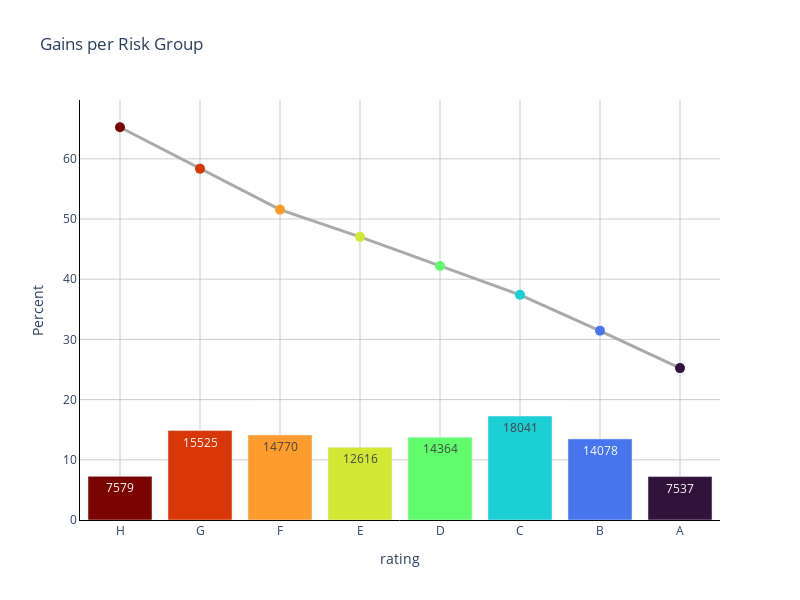

The cell this chart's notebook holds for it:
### Code cell
project.LogisticRegression_1.rating.plot_gains_per_risk_group()

### Figure 1 — Plotly figure (JSON) as saved in the notebook; plotly's stock layout.template omitted (floating-point values rounded to 4 significant figures)
{"data": [{"line": {"color": "#AAAAAA", "width": 3}, "mode": "lines", "showlegend": false, "type": "scatter", "x": ["H", "G", "F", "E", "D", "C", "B", "A"], "y": [65.25, 58.37, 51.56, 47.04, 42.2, 37.41, 31.43, 25.24]}, {"marker": {"color": ["rgb(122, 4, 2)", "rgb(217, 56, 6)", "rgb(254, 155, 45)", "rgb(209, 232, 52)", "rgb(97, 252, 108)", "rgb(27, 207, 212)", "rgb(70, 117, 237)", "rgb(48, 18, 59)"], "size": 10}, "mode": "markers", "name": "A", "showlegend": false, "type": "scatter", "x": ["H", "G", "F", "E", "D", "C", "B", "A"], "y": [65.25, 58.37, 51.56, 47.04, 42.2, 37.41, 31.43, 25.24]}, {"marker": {"color": ["rgb(122, 4, 2)", "rgb(217, 56, 6)", "rgb(254, 155, 45)", "rgb(209, 232, 52)", "rgb(97, 252, 108)", "rgb(27, 207, 212)", "rgb(70, 117, 237)", "rgb(48, 18, 59)"]}, "name": "A", "showlegend": false, "text": [7579.0, 15520.0, 14770.0, 12620.0, 14360.0, 18040.0, 14080.0, 7537.0], "type": "bar", "x": ["H", "G", "F", "E", "D", "C", "B", "A"], "y": [7.25, 14.86, 14.13, 12.07, 13.74, 17.26, 13.47, 7.21]}], "layout": {"height": 600, "paper_bgcolor": "white", "plot_bgcolor": "white", "title": {"text": "Gains per Risk Group"}, "width": 800, "xaxis": {"gridcolor": "#cccccc", "linecolor": "black", "title": {"text": "rating"}}, "yaxis": {"gridcolor": "#cccccc", "linecolor": "black", "title": {"text": "Percent"}}}}
